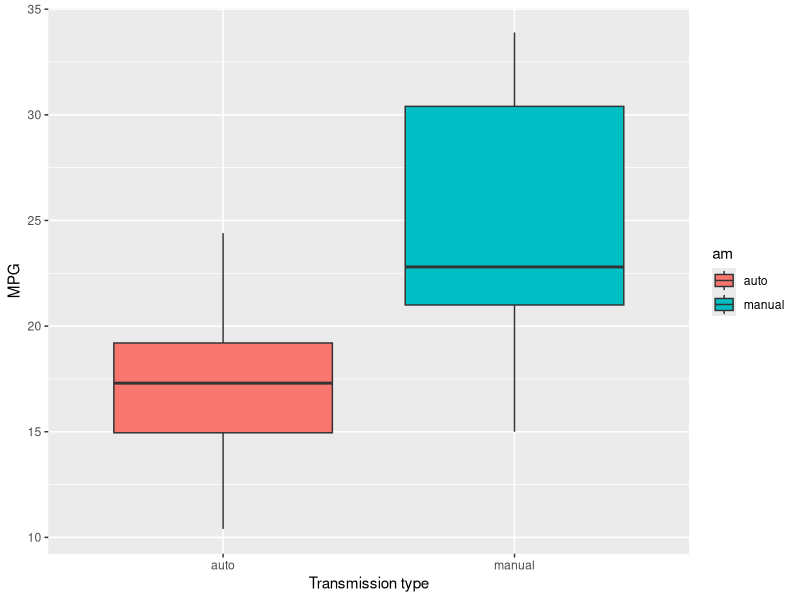
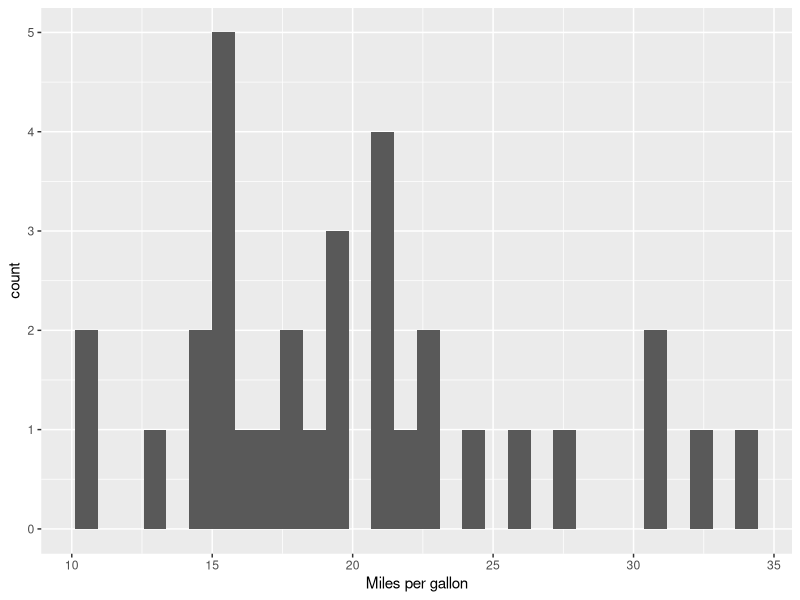
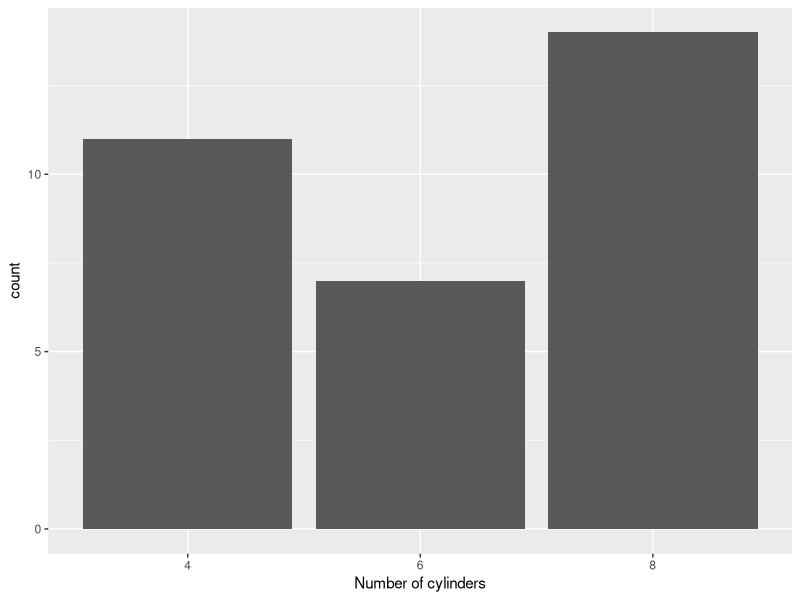
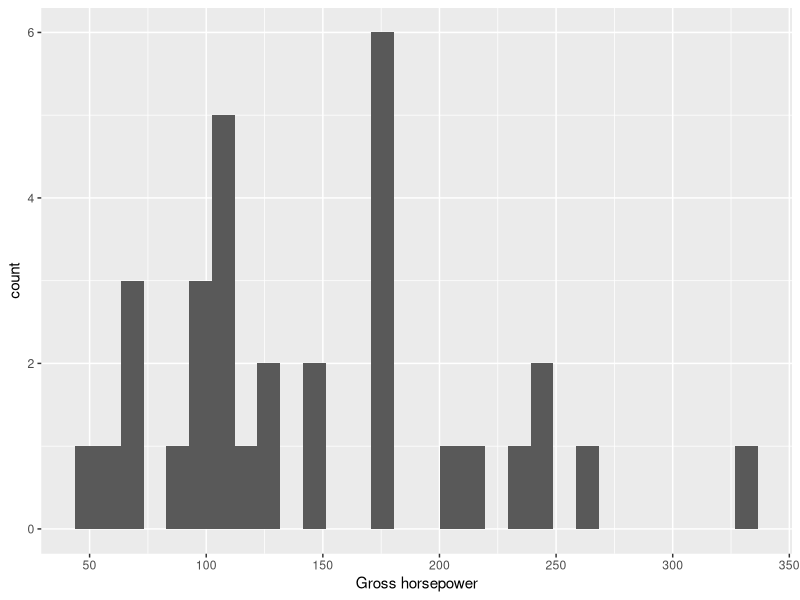

The R script that drew these images, in order:
## ---- chunk 1
library(ggplot2)
## ---- chunk 2
library(datasets)
data(mtcars)
## ---- chunk 3
# factor some variables for convenience
mtcars$am <- factor(mtcars$am, labels = c("auto", "manual"))
mtcars$cyl <- factor(mtcars$cyl)
mtcars$vs <- factor(mtcars$vs)
mtcars$gear <- factor(mtcars$gear)
mtcars$carb <- factor(mtcars$carb)
## ---- chunk 4
head(mtcars)
summary(mtcars)
## ---- chunk 5
ggplot(aes(am, mpg, fill=am), data = mtcars) + 
  geom_boxplot() + 
  ylab("MPG") + xlab("Transmission type") + 
  theme_update(legend.position=c(0.85, 0.15))
## ---- chunk 6
t.test(mpg ~ am, data = mtcars)
## ---- chunk 7
lin.model <- lm(mpg ~ am, data = mtcars)
summary(lin.model)
## ---- chunk 8
init.model <- lm(mpg ~ ., data = mtcars)
step.model <- step(init.model)
## ---- chunk 9
summary(step.model)
## ---- chunk 10
ggplot(aes(mpg), data = mtcars) + 
  geom_histogram() + 
  xlab("Miles per gallon")

ggplot(aes(cyl), data = mtcars) + 
  geom_bar() + 
  xlab("Number of cylinders")

ggplot(aes(hp), data = mtcars) + 
  geom_histogram() + 
  xlab("Gross horsepower") + 
  scale_x_continuous(labels = seq(0,350,50), breaks = seq(0,350,50))
## ---- chunk 11
# cor(mtcars)
## ---- chunk 12
anova(lin.model, step.model)
